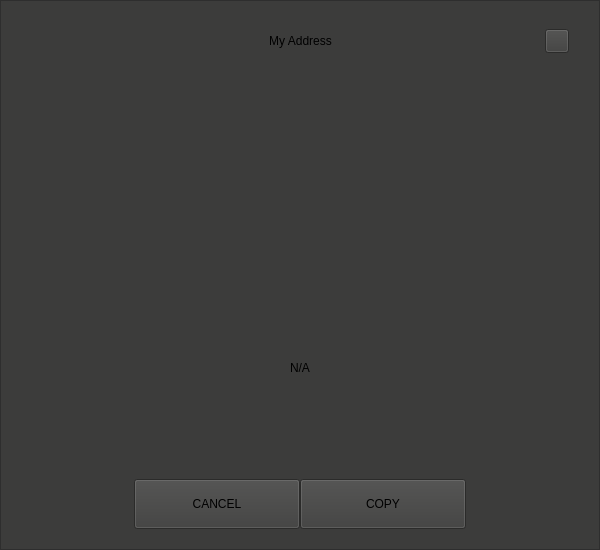
<?xml version="1.0" encoding="UTF-8"?>
<ui version="4.0">
 <class>ReceiveDialog</class>
 <widget class="QDialog" name="ReceiveDialog">
  <property name="geometry">
   <rect>
    <x>0</x>
    <y>0</y>
    <width>600</width>
    <height>550</height>
   </rect>
  </property>
  <property name="windowTitle">
   <string>Dialog</string>
  </property>
  <property name="styleSheet">
   <string notr="true">background:#3c3c3b;</string>
  </property>
  <layout class="QVBoxLayout" name="verticalLayout_2">
   <property name="spacing">
    <number>0</number>
   </property>
   <property name="leftMargin">
    <number>0</number>
   </property>
   <property name="topMargin">
    <number>0</number>
   </property>
   <property name="rightMargin">
    <number>0</number>
   </property>
   <property name="bottomMargin">
    <number>0</number>
   </property>
   <item>
    <widget class="QFrame" name="frameContainer">
     <property name="frameShape">
      <enum>QFrame::StyledPanel</enum>
     </property>
     <property name="frameShadow">
      <enum>QFrame::Raised</enum>
     </property>
     <layout class="QVBoxLayout" name="verticalLayout">
      <property name="spacing">
       <number>0</number>
      </property>
      <property name="leftMargin">
       <number>30</number>
      </property>
      <property name="topMargin">
       <number>20</number>
      </property>
      <property name="rightMargin">
       <number>30</number>
      </property>
      <property name="bottomMargin">
       <number>20</number>
      </property>
      <item>
       <layout class="QHBoxLayout" name="horizontalLayout_3">
        <property name="spacing">
         <number>0</number>
        </property>
        <item>
         <spacer name="horizontalSpacer_21">
          <property name="orientation">
           <enum>Qt::Horizontal</enum>
          </property>
          <property name="sizeHint" stdset="0">
           <size>
            <width>40</width>
            <height>20</height>
           </size>
          </property>
         </spacer>
        </item>
        <item>
         <widget class="QLabel" name="labelTitle">
          <property name="minimumSize">
           <size>
            <width>0</width>
            <height>40</height>
           </size>
          </property>
          <property name="maximumSize">
           <size>
            <width>16777215</width>
            <height>40</height>
           </size>
          </property>
          <property name="styleSheet">
           <string notr="true">padding-left:24px;</string>
          </property>
          <property name="text">
           <string>My Address</string>
          </property>
          <property name="alignment">
           <set>Qt::AlignCenter</set>
          </property>
          <property name="margin">
           <number>7</number>
          </property>
         </widget>
        </item>
        <item>
         <spacer name="horizontalSpacer">
          <property name="orientation">
           <enum>Qt::Horizontal</enum>
          </property>
          <property name="sizeHint" stdset="0">
           <size>
            <width>40</width>
            <height>20</height>
           </size>
          </property>
         </spacer>
        </item>
        <item>
         <widget class="QPushButton" name="btnEsc">
          <property name="minimumSize">
           <size>
            <width>24</width>
            <height>24</height>
           </size>
          </property>
          <property name="maximumSize">
           <size>
            <width>24</width>
            <height>24</height>
           </size>
          </property>
          <property name="focusPolicy">
           <enum>Qt::NoFocus</enum>
          </property>
          <property name="text">
           <string/>
          </property>
         </widget>
        </item>
       </layout>
      </item>
      <item>
       <spacer name="verticalSpacer">
        <property name="orientation">
         <enum>Qt::Vertical</enum>
        </property>
        <property name="sizeType">
         <enum>QSizePolicy::Fixed</enum>
        </property>
        <property name="sizeHint" stdset="0">
         <size>
          <width>20</width>
          <height>20</height>
         </size>
        </property>
       </spacer>
      </item>
      <item alignment="Qt::AlignHCenter">
       <widget class="QLabel" name="labelQrImg">
        <property name="minimumSize">
         <size>
          <width>260</width>
          <height>260</height>
         </size>
        </property>
        <property name="maximumSize">
         <size>
          <width>260</width>
          <height>260</height>
         </size>
        </property>
        <property name="text">
         <string/>
        </property>
        <property name="alignment">
         <set>Qt::AlignCenter</set>
        </property>
       </widget>
      </item>
      <item>
       <spacer name="verticalSpacer_2">
        <property name="orientation">
         <enum>Qt::Vertical</enum>
        </property>
        <property name="sizeType">
         <enum>QSizePolicy::Fixed</enum>
        </property>
        <property name="sizeHint" stdset="0">
         <size>
          <width>20</width>
          <height>20</height>
         </size>
        </property>
       </spacer>
      </item>
      <item alignment="Qt::AlignHCenter">
       <widget class="QLabel" name="labelAddress">
        <property name="text">
         <string notr="true">N/A</string>
        </property>
       </widget>
      </item>
      <item>
       <spacer name="verticalSpacer_3">
        <property name="orientation">
         <enum>Qt::Vertical</enum>
        </property>
        <property name="sizeType">
         <enum>QSizePolicy::Expanding</enum>
        </property>
        <property name="sizeHint" stdset="0">
         <size>
          <width>20</width>
          <height>20</height>
         </size>
        </property>
       </spacer>
      </item>
      <item>
       <layout class="QHBoxLayout" name="horizontalLayout" stretch="1,2,2,1">
        <property name="leftMargin">
         <number>20</number>
        </property>
        <property name="rightMargin">
         <number>20</number>
        </property>
        <item>
         <spacer name="horizontalSpacer1">
          <property name="orientation">
           <enum>Qt::Horizontal</enum>
          </property>
          <property name="sizeHint" stdset="0">
           <size>
            <width>40</width>
            <height>20</height>
           </size>
          </property>
         </spacer>
        </item>
        <item>
         <widget class="QPushButton" name="btnCancel">
          <property name="minimumSize">
           <size>
            <width>0</width>
            <height>50</height>
           </size>
          </property>
          <property name="focusPolicy">
           <enum>Qt::NoFocus</enum>
          </property>
          <property name="text">
           <string>CANCEL</string>
          </property>
         </widget>
        </item>
        <item>
         <widget class="QPushButton" name="btnSave">
          <property name="minimumSize">
           <size>
            <width>0</width>
            <height>50</height>
           </size>
          </property>
          <property name="focusPolicy">
           <enum>Qt::NoFocus</enum>
          </property>
          <property name="text">
           <string>COPY</string>
          </property>
         </widget>
        </item>
        <item>
         <spacer name="horizontalSpacer_2">
          <property name="orientation">
           <enum>Qt::Horizontal</enum>
          </property>
          <property name="sizeHint" stdset="0">
           <size>
            <width>40</width>
            <height>20</height>
           </size>
          </property>
         </spacer>
        </item>
       </layout>
      </item>
     </layout>
    </widget>
   </item>
  </layout>
 </widget>
 <resources/>
 <connections/>
</ui>
